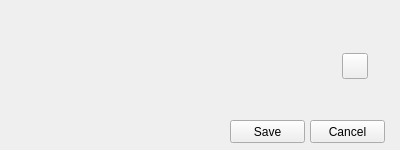
<?xml version="1.0" encoding="UTF-8"?>
<ui version="4.0">
 <class>edit_path_ui</class>
 <widget class="QWidget" name="edit_path_ui">
  <property name="geometry">
   <rect>
    <x>0</x>
    <y>0</y>
    <width>400</width>
    <height>150</height>
   </rect>
  </property>
  <property name="minimumSize">
   <size>
    <width>400</width>
    <height>150</height>
   </size>
  </property>
  <property name="maximumSize">
   <size>
    <width>400</width>
    <height>150</height>
   </size>
  </property>
  <property name="baseSize">
   <size>
    <width>400</width>
    <height>150</height>
   </size>
  </property>
  <property name="mouseTracking">
   <bool>false</bool>
  </property>
  <property name="windowTitle">
   <string>Form</string>
  </property>
  <widget class="QPushButton" name="Cancel_button">
   <property name="geometry">
    <rect>
     <x>310</x>
     <y>120</y>
     <width>75</width>
     <height>23</height>
    </rect>
   </property>
   <property name="text">
    <string>Cancel</string>
   </property>
  </widget>
  <widget class="QPushButton" name="Save_button">
   <property name="geometry">
    <rect>
     <x>230</x>
     <y>120</y>
     <width>75</width>
     <height>23</height>
    </rect>
   </property>
   <property name="styleSheet">
    <string notr="true"/>
   </property>
   <property name="text">
    <string>Save</string>
   </property>
  </widget>
  <widget class="QLabel" name="BackGround_image">
   <property name="geometry">
    <rect>
     <x>0</x>
     <y>0</y>
     <width>401</width>
     <height>151</height>
    </rect>
   </property>
   <property name="styleSheet">
    <string notr="true"/>
   </property>
   <property name="text">
    <string/>
   </property>
  </widget>
  <widget class="QPushButton" name="open_dialog_folder">
   <property name="geometry">
    <rect>
     <x>342</x>
     <y>53</y>
     <width>26</width>
     <height>26</height>
    </rect>
   </property>
   <property name="text">
    <string/>
   </property>
  </widget>
  <zorder>BackGround_image</zorder>
  <zorder>Cancel_button</zorder>
  <zorder>Save_button</zorder>
  <zorder>open_dialog_folder</zorder>
 </widget>
 <resources>
  <include location="../backn21.qrc"/>
 </resources>
 <connections/>
</ui>
